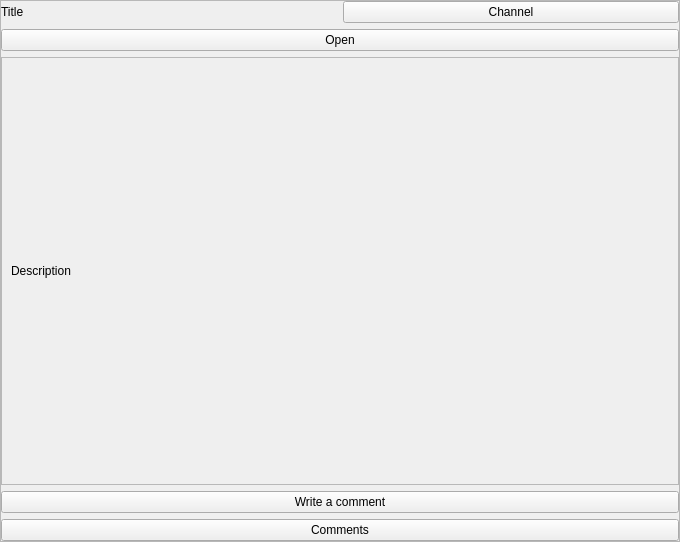
<?xml version="1.0" encoding="UTF-8"?>
<ui version="4.0">
 <class>Form</class>
 <widget class="QWidget" name="Form">
  <property name="geometry">
   <rect>
    <x>0</x>
    <y>0</y>
    <width>680</width>
    <height>542</height>
   </rect>
  </property>
  <property name="windowTitle">
   <string>Form</string>
  </property>
  <layout class="QVBoxLayout" name="verticalLayout">
   <property name="leftMargin">
    <number>0</number>
   </property>
   <property name="topMargin">
    <number>0</number>
   </property>
   <property name="rightMargin">
    <number>0</number>
   </property>
   <property name="bottomMargin">
    <number>0</number>
   </property>
   <item>
    <widget class="QScrollArea" name="scrollArea">
     <property name="widgetResizable">
      <bool>true</bool>
     </property>
     <widget class="QWidget" name="scrollAreaWidgetContents">
      <property name="geometry">
       <rect>
        <x>0</x>
        <y>0</y>
        <width>674</width>
        <height>536</height>
       </rect>
      </property>
      <layout class="QVBoxLayout" name="verticalLayout_2">
       <property name="leftMargin">
        <number>0</number>
       </property>
       <property name="topMargin">
        <number>0</number>
       </property>
       <property name="rightMargin">
        <number>0</number>
       </property>
       <property name="bottomMargin">
        <number>0</number>
       </property>
       <item>
        <layout class="QHBoxLayout" name="horizontalLayout_2">
         <item>
          <widget class="QLabel" name="title_label">
           <property name="toolTip">
            <string>Title</string>
           </property>
           <property name="text">
            <string>Title</string>
           </property>
           <property name="wordWrap">
            <bool>true</bool>
           </property>
          </widget>
         </item>
         <item>
          <widget class="QPushButton" name="channel_button">
           <property name="text">
            <string>Channel</string>
           </property>
          </widget>
         </item>
        </layout>
       </item>
       <item>
        <widget class="QPushButton" name="open_button">
         <property name="text">
          <string>Open</string>
         </property>
        </widget>
       </item>
       <item>
        <widget class="QScrollArea" name="scrollArea_2">
         <property name="widgetResizable">
          <bool>true</bool>
         </property>
         <widget class="QWidget" name="scrollAreaWidgetContents_2">
          <property name="geometry">
           <rect>
            <x>0</x>
            <y>0</y>
            <width>668</width>
            <height>380</height>
           </rect>
          </property>
          <layout class="QVBoxLayout" name="verticalLayout_3">
           <item>
            <widget class="QLabel" name="description_label">
             <property name="text">
              <string>Description</string>
             </property>
             <property name="textFormat">
              <enum>Qt::MarkdownText</enum>
             </property>
             <property name="scaledContents">
              <bool>false</bool>
             </property>
             <property name="wordWrap">
              <bool>true</bool>
             </property>
             <property name="openExternalLinks">
              <bool>true</bool>
             </property>
             <property name="textInteractionFlags">
              <set>Qt::LinksAccessibleByMouse|Qt::TextSelectableByMouse</set>
             </property>
            </widget>
           </item>
          </layout>
         </widget>
        </widget>
       </item>
       <item>
        <layout class="QGridLayout" name="comments_section">
         <item row="2" column="0">
          <widget class="QPushButton" name="comments_button">
           <property name="text">
            <string>Comments</string>
           </property>
          </widget>
         </item>
         <item row="0" column="0">
          <layout class="QVBoxLayout" name="write_comment_section">
           <item>
            <widget class="QPushButton" name="write_comment_button">
             <property name="text">
              <string>Write a comment</string>
             </property>
            </widget>
           </item>
          </layout>
         </item>
        </layout>
       </item>
      </layout>
     </widget>
    </widget>
   </item>
  </layout>
 </widget>
 <resources/>
 <connections/>
</ui>
